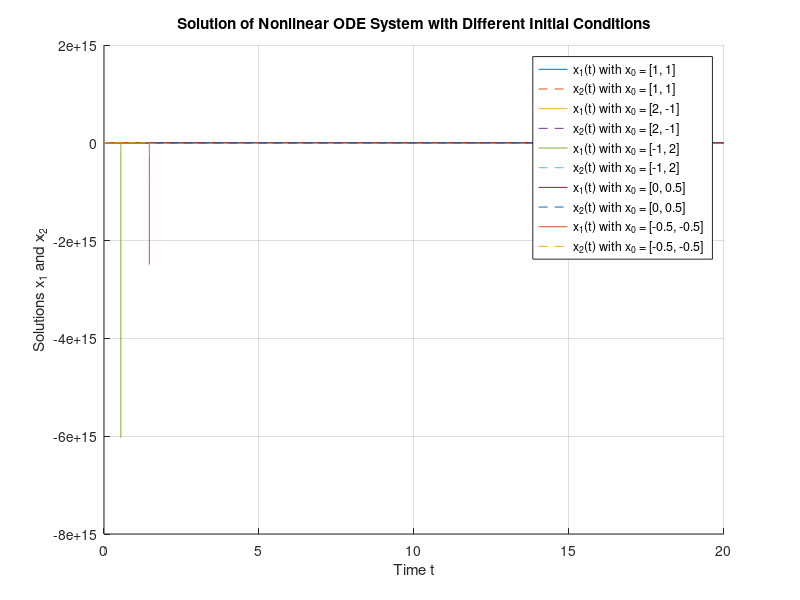

The MATLAB source for this figure:
clc;
clear;

% 定义微分方程的右端函数
f = @(t, x) [-x(1)^2 + x(1)*x(2); -2*x(2)^2 + x(2) - x(1)*x(2) + 2];

% 多组初始条件
initial_conditions = [
    1, 1;
    2, -1;
    -1, 2;
    0, 0.5;
    -0.5, -0.5
];

% 求解时间区间
tspan = [0 20]; % 从t = 0到t = 20

% 创建图形窗口
figure;
hold on;

% 逐个初始条件求解并绘图
for i = 1:size(initial_conditions, 1)
    x0 = initial_conditions(i, :)'; % 取第i组初始条件
    
    % 使用ode45求解微分方程
    [t, x] = ode45(f, tspan, x0);
    
    % 检查是否有解发散
    if max(abs(x(:,1))) > 1e3 || max(abs(x(:,2))) > 1e3
        disp(['初始条件 [' num2str(x0(1)) ', ' num2str(x0(2)) '] 导致发散']);
    else
        disp(['初始条件 [' num2str(x0(1)) ', ' num2str(x0(2)) '] 稳定']);
    end
    
    % 绘制x1(t)和x2(t)
    plot(t, x(:,1), 'DisplayName', sprintf('x_1(t) with x_0 = [%g, %g]', x0(1), x0(2)));
    plot(t, x(:,2), '--', 'DisplayName', sprintf('x_2(t) with x_0 = [%g, %g]', x0(1), x0(2)));
end

% 图形格式设置
xlabel('Time t');
ylabel('Solutions x_1 and x_2');
legend('show');
grid on;
title('Solution of Nonlinear ODE System with Different Initial Conditions');
hold off;
